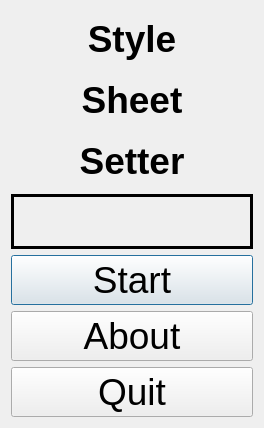
<?xml version="1.0" encoding="UTF-8"?>
<ui version="4.0">
 <class>QtStyleSheetSetterMenuDialog</class>
 <widget class="QDialog" name="QtStyleSheetSetterMenuDialog">
  <property name="geometry">
   <rect>
    <x>0</x>
    <y>0</y>
    <width>264</width>
    <height>428</height>
   </rect>
  </property>
  <property name="font">
   <font>
    <pointsize>28</pointsize>
   </font>
  </property>
  <property name="windowTitle">
   <string>StyleSheetSetter</string>
  </property>
  <property name="windowIcon">
   <iconset>
    <normaloff>:/images/R.png</normaloff>:/images/R.png</iconset>
  </property>
  <layout class="QVBoxLayout" name="verticalLayout">
   <item>
    <widget class="QLabel" name="label_title_1">
     <property name="font">
      <font>
       <pointsize>28</pointsize>
       <weight>75</weight>
       <bold>true</bold>
      </font>
     </property>
     <property name="text">
      <string>Style</string>
     </property>
     <property name="alignment">
      <set>Qt::AlignCenter</set>
     </property>
    </widget>
   </item>
   <item>
    <widget class="QLabel" name="label_title_2">
     <property name="font">
      <font>
       <pointsize>28</pointsize>
       <weight>75</weight>
       <bold>true</bold>
      </font>
     </property>
     <property name="text">
      <string>Sheet</string>
     </property>
     <property name="alignment">
      <set>Qt::AlignCenter</set>
     </property>
    </widget>
   </item>
   <item>
    <widget class="QLabel" name="label_title_3">
     <property name="font">
      <font>
       <pointsize>28</pointsize>
       <weight>75</weight>
       <bold>true</bold>
      </font>
     </property>
     <property name="text">
      <string>Setter</string>
     </property>
     <property name="alignment">
      <set>Qt::AlignCenter</set>
     </property>
    </widget>
   </item>
   <item>
    <widget class="QLabel" name="image">
     <property name="frameShape">
      <enum>QFrame::Box</enum>
     </property>
     <property name="frameShadow">
      <enum>QFrame::Plain</enum>
     </property>
     <property name="lineWidth">
      <number>3</number>
     </property>
     <property name="text">
      <string/>
     </property>
     <property name="pixmap">
      <pixmap resource="StyleSheetSetter.qrc">:/StyleSheetSetter/images/StyleSheetSetterWelcome.png</pixmap>
     </property>
     <property name="alignment">
      <set>Qt::AlignCenter</set>
     </property>
    </widget>
   </item>
   <item>
    <widget class="QPushButton" name="button_start">
     <property name="text">
      <string>Start</string>
     </property>
    </widget>
   </item>
   <item>
    <widget class="QPushButton" name="button_about">
     <property name="text">
      <string>About</string>
     </property>
    </widget>
   </item>
   <item>
    <widget class="QPushButton" name="button_quit">
     <property name="text">
      <string>Quit</string>
     </property>
    </widget>
   </item>
  </layout>
 </widget>
 <layoutdefault spacing="6" margin="11"/>
 <resources>
  <include location="StyleSheetSetter.qrc"/>
 </resources>
 <connections/>
</ui>
